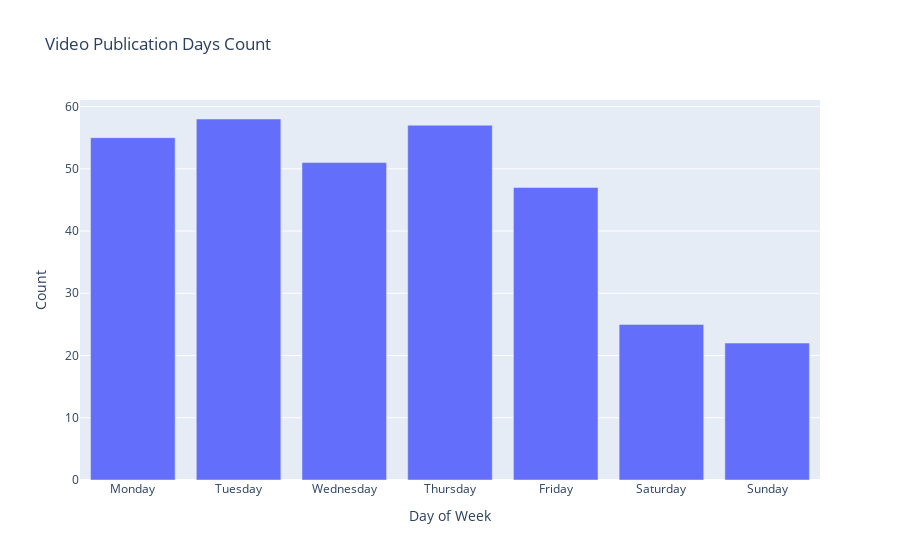

The cell this chart's notebook holds for it:
### Markdown cell above
#### Which day in the week are most videos uploaded?

##### It's interesting to see that more videos are uploaded on Mondays to Fridays. Fewer videos are uploaded during the weekend.

### Code cell
# Assuming 'pushblishDayName' is a categorical variable
weekdays = ['Monday', 'Tuesday', 'Wednesday', 'Thursday', 'Friday', 'Saturday', 'Sunday']
tb = video_df['pushblishDayName'].value_counts().reindex(weekdays, fill_value=0)

# Create the bar chart with Plotly Express
fig = px.bar(x=tb.index, y=tb.values, labels={'y': 'Count'}, title="Video Publication Days Count")
fig.update_layout(title_text="Video Publication Days Count", xaxis_title="Day of Week", yaxis_title="Count")

# Show the plot
fig.show()

### Figure 1 — Plotly figure (JSON) as saved in the notebook; plotly's stock layout.template omitted (floating-point values rounded to 4 significant figures)
{"data": [{"alignmentgroup": "True", "hovertemplate": "x=%{x}<br>Count=%{y}<extra></extra>", "legendgroup": "", "marker": {"color": "#636efa", "pattern": {"shape": ""}}, "name": "", "offsetgroup": "", "orientation": "v", "showlegend": false, "textposition": "auto", "type": "bar", "x": ["Monday", "Tuesday", "Wednesday", "Thursday", "Friday", "Saturday", "Sunday"], "xaxis": "x", "y": [55, 58, 51, 57, 47, 25, 22], "yaxis": "y"}], "layout": {"barmode": "relative", "legend": {"tracegroupgap": 0}, "title": {"text": "Video Publication Days Count"}, "xaxis": {"anchor": "y", "domain": [0, 1], "title": {"text": "Day of Week"}}, "yaxis": {"anchor": "x", "domain": [0, 1], "title": {"text": "Count"}}}}
